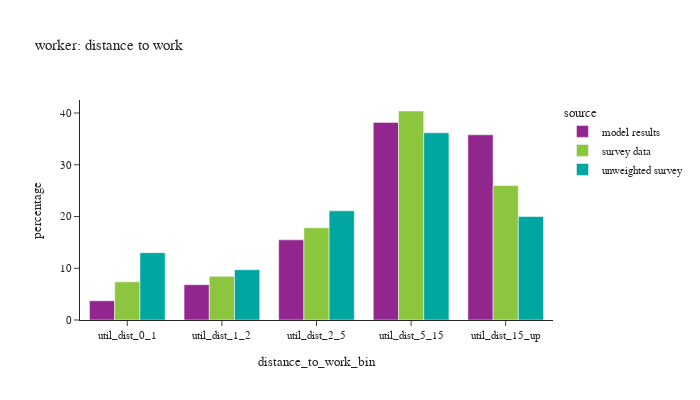
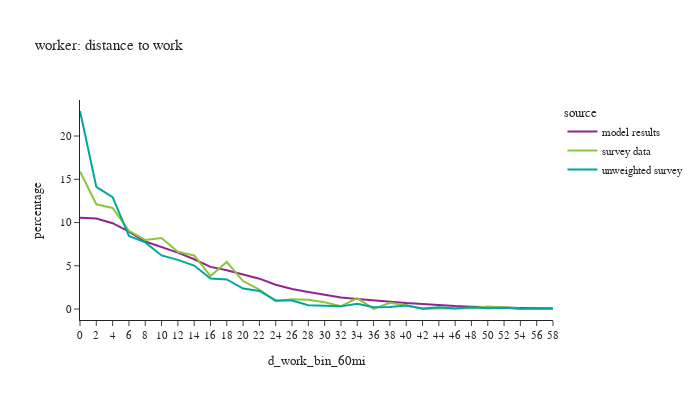

These figures' notebook cell, in order:
### Markdown cell above
## Distance to work

### Code cell
def plot_distance(df:pd.DataFrame, group:str, title_name:str):

    count = df.loc[(df['source']=='model results') & (df[group]),['distance_to_work_bin']].value_counts()
    print(f"model person count =\n"
          f"{count.sort_values()}")

    # plot1
    df_plot = df.loc[(df[group]) & (df['distance_to_work_bin'] != float('nan'))].groupby(['source','distance_to_work_bin'])['person_weight'].sum().reset_index()
    df_plot['percentage'] = df_plot.groupby(['source'], group_keys=False)['person_weight'].\
            apply(lambda x: 100 * x / float(x.sum()))
    # df_plot
    #
    fig1 = px.bar(df_plot, x='distance_to_work_bin', y="percentage", color="source", barmode="group",
                  title=title_name)
    fig1.for_each_annotation(lambda a: a.update(text = a.text.split("=")[-1]))
    fig1.update_layout(height=400, width=700, font=dict(size=11))
    fig1.show()

    # plot2
    df_plot = per_data.loc[(per_data[group]) & (per_data['d_work_bin_60mi'].notna())].groupby(['source','d_work_bin_60mi'])['person_weight'].sum().reset_index()
    df_plot['percentage'] = df_plot.groupby(['source'], group_keys=False)['person_weight'].\
                apply(lambda x: 100 * x / float(x.sum()))
    # df_plot
    #
    fig2 = px.line(df_plot, x='d_work_bin_60mi', y="percentage", color="source",
                   title=title_name)
    fig2.for_each_annotation(lambda a: a.update(text = a.text.split("=")[-1]))
    fig2.update_layout(height=400, width=700, font=dict(size=11))
    fig2.show()

# distance to work
plot_distance(per_data,'is_worker',"worker: distance to work")

### Figure 1 — Plotly figure (JSON) as saved in the notebook; plotly's stock layout.template omitted (floating-point values rounded to 4 significant figures)
{"data": [{"alignmentgroup": "True", "hovertemplate": "source=model results<br>distance_to_work_bin=%{x}<br>percentage=%{y}<extra></extra>", "legendgroup": "model results", "marker": {"color": "#91268F", "pattern": {"shape": ""}}, "name": "model results", "offsetgroup": "model results", "orientation": "v", "showlegend": true, "textposition": "auto", "type": "bar", "x": ["util_dist_0_1", "util_dist_1_2", "util_dist_2_5", "util_dist_5_15", "util_dist_15_up"], "xaxis": "x", "y": [3.717, 6.824, 15.48, 38.19, 35.79], "yaxis": "y"}, {"alignmentgroup": "True", "hovertemplate": "source=survey data<br>distance_to_work_bin=%{x}<br>percentage=%{y}<extra></extra>", "legendgroup": "survey data", "marker": {"color": "#8CC63E", "pattern": {"shape": ""}}, "name": "survey data", "offsetgroup": "survey data", "orientation": "v", "showlegend": true, "textposition": "auto", "type": "bar", "x": ["util_dist_0_1", "util_dist_1_2", "util_dist_2_5", "util_dist_5_15", "util_dist_15_up"], "xaxis": "x", "y": [7.371, 8.445, 17.82, 40.39, 25.97], "yaxis": "y"}, {"alignmentgroup": "True", "hovertemplate": "source=unweighted survey<br>distance_to_work_bin=%{x}<br>percentage=%{y}<extra></extra>", "legendgroup": "unweighted survey", "marker": {"color": "#00A7A0", "pattern": {"shape": ""}}, "name": "unweighted survey", "offsetgroup": "unweighted survey", "orientation": "v", "showlegend": true, "textposition": "auto", "type": "bar", "x": ["util_dist_0_1", "util_dist_1_2", "util_dist_2_5", "util_dist_5_15", "util_dist_15_up"], "xaxis": "x", "y": [13.01, 9.715, 21.09, 36.18, 20.01], "yaxis": "y"}], "layout": {"barmode": "group", "font": {"size": 11}, "height": 400, "legend": {"title": {"text": "source"}, "tracegroupgap": 0}, "title": {"text": "worker: distance to work"}, "width": 700, "xaxis": {"anchor": "y", "domain": [0.0, 1.0], "title": {"text": "distance_to_work_bin"}}, "yaxis": {"anchor": "x", "domain": [0.0, 1.0], "title": {"text": "percentage"}}}}

### Figure 2 — Plotly figure (JSON) as saved in the notebook; plotly's stock layout.template omitted (floating-point values rounded to 4 significant figures)
{"data": [{"hovertemplate": "source=model results<br>d_work_bin_60mi=%{x}<br>percentage=%{y}<extra></extra>", "legendgroup": "model results", "line": {"color": "#91268F", "dash": "solid"}, "marker": {"symbol": "circle"}, "mode": "lines", "name": "model results", "orientation": "v", "showlegend": true, "type": "scatter", "x": ["0", "2", "4", "6", "8", "10", "12", "14", "16", "18", "20", "22", "24", "26", "28", "30", "32", "34", "36", "38", "40", "42", "44", "46", "48", "50", "52", "54", "56", "58"], "xaxis": "x", "y": [10.56, 10.46, 9.926, 8.945, 7.812, 7.152, 6.528, 5.756, 4.872, 4.49, 3.996, 3.513, 2.806, 2.326, 1.968, 1.603, 1.327, 1.171, 0.9865, 0.8372, 0.6927, 0.5797, 0.4448, 0.3427, 0.2755, 0.1917, 0.1677, 0.1138, 0.09073, 0.0675], "yaxis": "y"}, {"hovertemplate": "source=survey data<br>d_work_bin_60mi=%{x}<br>percentage=%{y}<extra></extra>", "legendgroup": "survey data", "line": {"color": "#8CC63E", "dash": "solid"}, "marker": {"symbol": "circle"}, "mode": "lines", "name": "survey data", "orientation": "v", "showlegend": true, "type": "scatter", "x": ["0", "2", "4", "6", "8", "10", "12", "14", "16", "18", "20", "22", "24", "26", "28", "30", "32", "34", "36", "38", "40", "42", "44", "46", "48", "50", "52", "54", "56", "58"], "xaxis": "x", "y": [15.91, 12.11, 11.68, 9.046, 7.983, 8.218, 6.612, 6.201, 3.808, 5.436, 3.233, 2.25, 0.9091, 1.131, 1.083, 0.7891, 0.3247, 1.25, 0.021, 0.7201, 0.4408, 0.004488, 0.06736, 0.08504, 0.09465, 0.2855, 0.219, 0.03199, 0.03995, 0.01554], "yaxis": "y"}, {"hovertemplate": "source=unweighted survey<br>d_work_bin_60mi=%{x}<br>percentage=%{y}<extra></extra>", "legendgroup": "unweighted survey", "line": {"color": "#00A7A0", "dash": "solid"}, "marker": {"symbol": "circle"}, "mode": "lines", "name": "unweighted survey", "orientation": "v", "showlegend": true, "type": "scatter", "x": ["0", "2", "4", "6", "8", "10", "12", "14", "16", "18", "20", "22", "24", "26", "28", "30", "32", "34", "36", "38", "40", "42", "44", "46", "48", "50", "52", "54", "56", "58"], "xaxis": "x", "y": [22.9, 14.13, 12.94, 8.453, 7.7, 6.194, 5.681, 5.031, 3.525, 3.422, 2.361, 2.088, 0.9925, 0.9925, 0.4449, 0.3765, 0.308, 0.616, 0.2053, 0.2396, 0.4107, 0.06845, 0.2053, 0.06845, 0.2053, 0.1027, 0.1369, 0.03422, 0.1027, 0.06845], "yaxis": "y"}], "layout": {"font": {"size": 11}, "height": 400, "legend": {"title": {"text": "source"}, "tracegroupgap": 0}, "title": {"text": "worker: distance to work"}, "width": 700, "xaxis": {"anchor": "y", "domain": [0.0, 1.0], "title": {"text": "d_work_bin_60mi"}}, "yaxis": {"anchor": "x", "domain": [0.0, 1.0], "title": {"text": "percentage"}}}}
